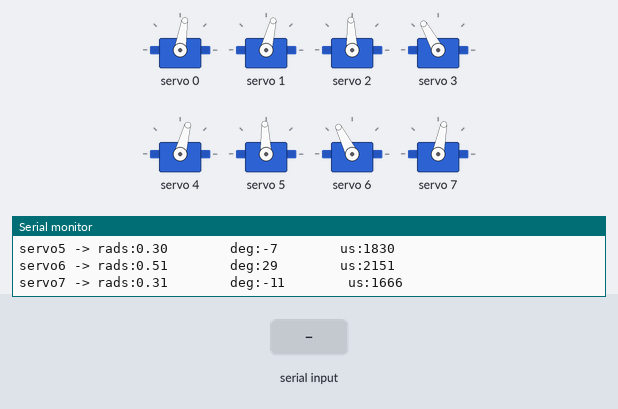
Simulated run of this sketch. Board: ESP32. On the bench: 8 × servo, the last lines printed to the serial monitor. The test bench sets the inputs (shaded band).

Above: at 1.7 s.
1.8 s: "1" received over Serial
At 1.98 s:
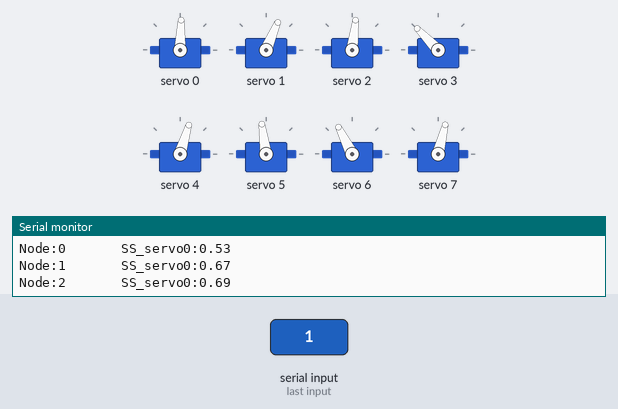
4.8 s: "0" received over Serial
At 5.2 s:
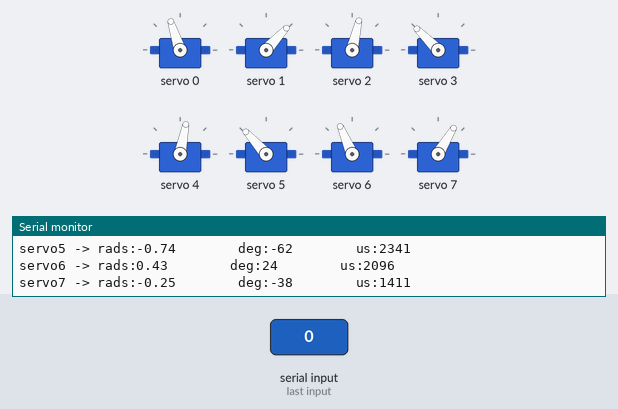
6.3 s: "1" received over Serial
At 8.1 s:
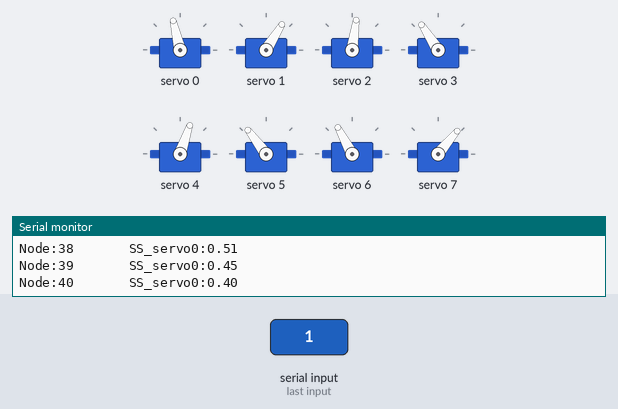
Timing chart, 0 to 9.6 s (numbered marks = the images above; inputs shaded):
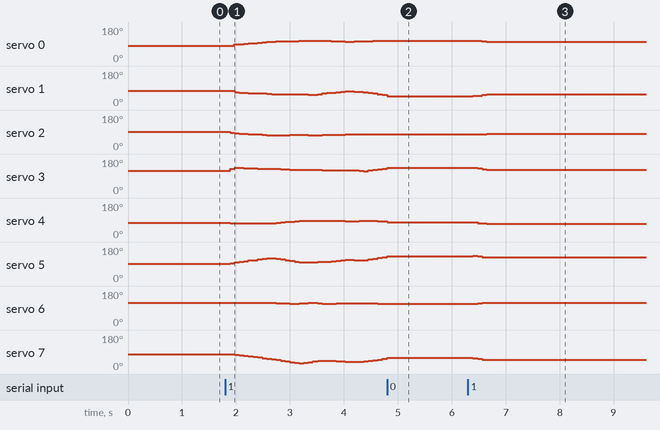

The sketch:

step_up_hind_eps6.ino
```cpp
//Gait template
//FIRST STEP OF LEG 1 MODIFIED
#include <Wire.h>
#include <Adafruit_PWMServoDriver.h>

Adafruit_PWMServoDriver pca9685 = Adafruit_PWMServoDriver();

#define SERVO_FREQ 300
#define SER0 0 //Hip 1
#define SER1 1 //Knee 1
#define SER2 2 //Hip 2
#define SER3 3 //Knee 2
#define SER4 4 //Hip 3
#define SER5 5 //Knee 3
#define SER6 6 //Hip 4
#define SER7 7 //Knee 4

float SS_servo0[] = { 0.29778889,  0.28089719,  0.15526608,  0.08754312,  0.04024765, -0.00456085, -0.0489753 , -0.09691065, -0.15028241, -0.20229226, -0.24286404, -0.25743709, -0.26414067, -0.26952727, -0.28092138, -0.29448415, -0.31139468, -0.33053658, -0.34992864, -0.35983137, -0.34420833, -0.32066769, -0.30164234, -0.29294322, -0.28009987, -0.25308055, -0.22980691, -0.23080927, -0.24782866, -0.25771182, -0.27312702, -0.29429537, -0.3134938 , -0.32945106, -0.34196733, -0.35284329, -0.36002267, -0.34753359, -0.31690035, -0.28259253, -0.23806763};
float SS_servo1[] = {0.59048526, 0.57282171, 0.64284644, 0.63777346, 0.6095475 , 0.58078081, 0.54962123, 0.52114436, 0.50218547, 0.49408249, 0.49253833, 0.4912533 , 0.47934109, 0.46520925, 0.4549925 , 0.44915056, 0.44535654, 0.44284561, 0.44348641, 0.42642039, 0.36842257, 0.31694923, 0.27393442, 0.24597598, 0.21764531, 0.17170381, 0.13047617, 0.12166113, 0.14515366, 0.16529926, 0.20970201, 0.2827278 , 0.35341848, 0.42883824, 0.50645326, 0.5837327 , 0.64332787, 0.64545419, 0.59180795, 0.53246757, 0.48117464};
float SS_servo2[] = {-0.02587535, -0.14846561, -0.2293279 , -0.26602961, -0.29407059, -0.32105047, -0.35124316, -0.38247092, -0.41736854, -0.45445525, -0.47393377, -0.46416631, -0.45119243, -0.43828667, -0.4298085 , -0.4273938 , -0.428895  , -0.43224624, -0.43959425, -0.4443601 , -0.44295771, -0.43582098, -0.42828585, -0.42056065, -0.41536445, -0.40941513, -0.4013414 , -0.39449344, -0.37426807, -0.34751642, -0.33788604, -0.35315599, -0.36722993, -0.37712591, -0.3835502 , -0.39148833, -0.39681374, -0.38637696, -0.35443315, -0.3190176 , -0.27269995};
float SS_servo3[] = {0.53323376, 0.66523887, 0.69478399, 0.65314434, 0.59875798, 0.54309969, 0.49027275, 0.43803473, 0.39252853, 0.35866204, 0.33619559, 0.31933191, 0.29854097, 0.2769695 , 0.25913537, 0.24824512, 0.24052532, 0.23346209, 0.23126585, 0.21202894, 0.1819786 , 0.17607135, 0.1816685 , 0.18821254, 0.19538533, 0.20316962, 0.21301259, 0.2170339 , 0.20473313, 0.16293484, 0.15506715, 0.21590057, 0.28672705, 0.35689305, 0.43079508, 0.505837  , 0.55899652, 0.56326647, 0.51077212, 0.44988028, 0.40073001};
float SS_servo4[] = {0.44163784, 0.48256302, 0.49581669, 0.49998251, 0.50450203, 0.51047659, 0.51588583, 0.52066202, 0.52315474, 0.52278954, 0.50386199, 0.45185074, 0.3957859 , 0.34225374, 0.2884584 , 0.24258951, 0.20756704, 0.17864072, 0.17547779, 0.18513066, 0.17912913, 0.17338812, 0.17400258, 0.18310661, 0.19933629, 0.22061447, 0.24436476, 0.25472298, 0.23693299, 0.21954411, 0.22187273, 0.20922693, 0.21569471, 0.2382413 , 0.27340422, 0.31847968, 0.36549219, 0.41773944, 0.47671992, 0.52162159, 0.52458125};
float SS_servo5[] = { 0.30386583,  0.25812712,  0.19505053,  0.1264789 ,  0.05365102, -0.02090549, -0.09678815, -0.17387665, -0.24764923, -0.31110494, -0.33633665, -0.30105125, -0.26239995, -0.22665649, -0.19072196, -0.1615315 , -0.14101722, -0.12715128, -0.13449295, -0.16501753, -0.19891331, -0.21877126, -0.24371835, -0.27196705, -0.30208893, -0.34064989, -0.3785958 , -0.39550778, -0.37006241, -0.33769982, -0.37656178, -0.47638519, -0.55615958, -0.61790563, -0.66701482, -0.70536651, -0.74280263, -0.71694841, -0.57655027, -0.4446905 , -0.44147767};
float SS_servo6[] = {0.51179013, 0.52386378, 0.51919713, 0.51867158, 0.51609757, 0.51815247, 0.52025775, 0.52270574, 0.52358954, 0.52214472, 0.51772815, 0.50164645, 0.47762874, 0.45396262, 0.43904834, 0.44369802, 0.45821317, 0.46969339, 0.51296212, 0.53090241, 0.47941114, 0.45354979, 0.45169109, 0.45181238, 0.45726292, 0.46610246, 0.47937851, 0.48694631, 0.48438548, 0.48508102, 0.48349924, 0.46923686, 0.45588267, 0.4430509 , 0.43093691, 0.42421282, 0.43122513, 0.45170711, 0.48455642, 0.52166226, 0.52473455};
float SS_servo7[] = { 0.31090507,  0.29383265,  0.24570559,  0.17717233,  0.10707267,  0.03311181, -0.04256256, -0.12004909, -0.19458551, -0.25890508, -0.33146088, -0.4261505 , -0.53357286, -0.64065881, -0.73994417, -0.82468633, -0.8609857 , -0.81267506, -0.68770726, -0.56758223, -0.54676191, -0.55130086, -0.57198047, -0.58975244, -0.61226873, -0.64067395, -0.67095399, -0.687179  , -0.67536905, -0.66300542, -0.62864633, -0.5593852 , -0.4894596 , -0.42073593, -0.35089815, -0.28864117, -0.2542967 , -0.2633825 , -0.30686403, -0.35726833, -0.36224317};

int node=0;
int first=0;
int input=2;
int end_time=0;
int time_step=80000; // WAS 200 000
int steps = sizeof(SS_servo0)/sizeof(SS_servo0[0]);
int first_print=1;

// -------------------Joint configurations-------------------
int servo0=0;
int servo0_deg=0;
int servo1=0;
int servo1_deg=0;
int servo2=0;
int servo2_deg=0;
int servo3=0;
int servo3_deg=0;
int servo4=0;
int servo4_deg=0;
int servo5=0;
int servo5_deg=0;
int servo6=0;
int servo6_deg=0;
int servo7=0;
int servo7_deg=0;

void setup() {
  Serial.begin(115200);
  pca9685.begin();

  pca9685.setOscillatorFrequency(27000000); //Value between 24MHz and 27MHz, tuned for this setup
  pca9685.setPWMFreq(SERVO_FREQ);
  delay (500);

        servo0_deg=SS_servo0[0]/3.14159265*180;
        servo0=map(servo0_deg,-38,90,2200,1030);
        servo1_deg=SS_servo1[0]/3.14159265*180-servo0_deg;
        servo1=map(servo1_deg,-90,90,2600,950);
        servo2_deg=SS_servo2[0]/3.14159265*180;
        servo2=map(servo2_deg,-37,90,1500,2670);
        servo3_deg=SS_servo3[0]/3.14159265*180-servo2_deg;
        servo3=map(servo3_deg,-90,90,1100,2700);
        servo4_deg=SS_servo4[0]/3.14159265*180;
        servo4=map(servo4_deg,-90,38,2700,1500);
        servo5_deg=SS_servo5[0]/3.14159265*180-servo4_deg;
        servo5=map(servo5_deg,-90,90,2600,930);
        servo6_deg=SS_servo6[0]/3.14159265*180;
        servo6=map(servo6_deg,-90,38,850,2250);
        servo7_deg=SS_servo7[0]/3.14159265*180-servo6_deg;
        servo7=map(servo7_deg,-90,90,920,2620);

        pca9685.setPWM(SER0,0,servo0);
        pca9685.setPWM(SER1,0,servo1);
        pca9685.setPWM(SER2,0,servo2);
        pca9685.setPWM(SER3,0,servo3);
        pca9685.setPWM(SER4,0,servo4);
        pca9685.setPWM(SER5,0,servo5);
        pca9685.setPWM(SER6,0,servo6);
        pca9685.setPWM(SER7,0,servo7);

        Serial.print("Node:");
        Serial.println(node);
        Serial.print("servo0 -> rads:");
        Serial.print(SS_servo0[node]);
        Serial.print("        deg:");
        Serial.print(servo0_deg);
        Serial.print("        us:");
        Serial.println(servo0);
        Serial.print("servo1 -> rads:");
        Serial.print(SS_servo1[node]);
        Serial.print("        deg:");
        Serial.print(servo1_deg);
        Serial.print("        us:");
        Serial.println(servo1);
        Serial.print("servo2 -> rads:");
        Serial.print(SS_servo2[node]);
        Serial.print("        deg:");
        Serial.print(servo2_deg);
        Serial.print("        us:");
        Serial.println(servo2);
        Serial.print("servo3 -> rads:");
        Serial.print(SS_servo3[node]);
        Serial.print("        deg:");
        Serial.print(servo3_deg);
        Serial.print("        us:");
        Serial.println(servo3);
        Serial.print("servo4 -> rads:");
        Serial.print(SS_servo4[node]);
        Serial.print("        deg:");
        Serial.print(servo4_deg);
        Serial.print("        us:");
        Serial.println(servo4);
        Serial.print("servo5 -> rads:");
        Serial.print(SS_servo5[node]);
        Serial.print("        deg:");
        Serial.print(servo5_deg);
        Serial.print("        us:");
        Serial.println(servo5);
        Serial.print("servo6 -> rads:");
        Serial.print(SS_servo6[node]);
        Serial.print("        deg:");
        Serial.print(servo6_deg);
        Serial.print("        us:");
        Serial.println(servo6);
        Serial.print("servo7 -> rads:");
        Serial.print(SS_servo7[node]);
        Serial.print("        deg:");
        Serial.print(servo7_deg);
        Serial.print("        us:");
        Serial.println(servo7);

}

void loop()
{
  if(Serial.available()>0)
  {
    first=Serial.read();
    if(first=='1')
    {
      input=1;
    }
    if(first=='0')
    {
      input=0;
    }
  }
  if(input==1)
  {
      if(esp_timer_get_time()>=end_time)
      {
        servo0_deg=SS_servo0[node]/3.14159265*180;
        servo0=map(servo0_deg,-38,90,2200,1030);
        servo1_deg=SS_servo1[node]/3.14159265*180-servo0_deg;
        servo1=map(servo1_deg,-90,90,2600,950);
        servo2_deg=SS_servo2[node]/3.14159265*180;
        servo2=map(servo2_deg,-37,90,1500,2670);
        servo3_deg=SS_servo3[node]/3.14159265*180-servo2_deg;
        servo3=map(servo3_deg,-90,90,1100,2700);
        servo4_deg=SS_servo4[node]/3.14159265*180;
        servo4=map(servo4_deg,-90,38,2700,1500);
        servo5_deg=SS_servo5[node]/3.14159265*180-servo4_deg;
        servo5=map(servo5_deg,-90,90,2600,930);
        servo6_deg=SS_servo6[node]/3.14159265*180;
        servo6=map(servo6_deg,-90,38,850,2250);
        servo7_deg=SS_servo7[node]/3.14159265*180-servo6_deg;
        servo7=map(servo7_deg,-90,90,920,2620);

        pca9685.setPWM(SER0,0,servo0);
        pca9685.setPWM(SER1,0,servo1);
        pca9685.setPWM(SER2,0,servo2);
        pca9685.setPWM(SER3,0,servo3);
        pca9685.setPWM(SER4,0,servo4);
        pca9685.setPWM(SER5,0,servo5);
        pca9685.setPWM(SER6,0,servo6);
        pca9685.setPWM(SER7,0,servo7);

        Serial.print("Node:");
        Serial.print(node);
        Serial.print("       SS_servo0:");
        Serial.println(SS_servo3[node]);
        node+=1;
        if(node>=steps)
           {
              input=0;
              node=steps-1;
            }
         end_time=esp_timer_get_time()+time_step;
      }
   }

  if(input == 0)
  {
        servo0_deg=SS_servo0[node]/3.14159265*180;
        servo0=map(servo0_deg,-38,90,2200,1030);
        servo1_deg=SS_servo1[node]/3.14159265*180-servo0_deg;
        servo1=map(servo1_deg,-90,90,2600,950);
        servo2_deg=SS_servo2[node]/3.14159265*180;
        servo2=map(servo2_deg,-37,90,1500,2670);
        servo3_deg=SS_servo3[node]/3.14159265*180-servo2_deg;
        servo3=map(servo3_deg,-90,90,1100,2700);
        servo4_deg=SS_servo4[node]/3.14159265*180;
        servo4=map(servo4_deg,-90,38,2700,1500);
        servo5_deg=SS_servo5[node]/3.14159265*180-servo4_deg;
        servo5=map(servo5_deg,-90,90,2600,930);
        servo6_deg=SS_servo6[node]/3.14159265*180;
        servo6=map(servo6_deg,-90,38,850,2250);
        servo7_deg=SS_servo7[node]/3.14159265*180-servo6_deg;
        servo7=map(servo7_deg,-90,90,920,2620);

        pca9685.setPWM(SER0,0,servo0);
        pca9685.setPWM(SER1,0,servo1);
        pca9685.setPWM(SER2,0,servo2);
        pca9685.setPWM(SER3,0,servo3);
        pca9685.setPWM(SER4,0,servo4);
        pca9685.setPWM(SER5,0,servo5);
        pca9685.setPWM(SER6,0,servo6);
        pca9685.setPWM(SER7,0,servo7);

        if(first_print==1)
        {
        first_print=0;
        Serial.print("Node:");
        Serial.println(node);
        Serial.print("servo0 -> rads:");
        Serial.print(SS_servo0[node]);
        Serial.print("        deg:");
        Serial.print(servo0_deg);
        Serial.print("        us:");
        Serial.println(servo0);
        Serial.print("servo1 -> rads:");
        Serial.print(SS_servo1[node]);
        Serial.print("        deg:");
        Serial.print(servo1_deg);
        Serial.print("        us:");
        Serial.println(servo1);
        Serial.print("servo2 -> rads:");
        Serial.print(SS_servo2[node]);
        Serial.print("        deg:");
        Serial.print(servo2_deg);
        Serial.print("        us:");
        Serial.println(servo2);
        Serial.print("servo3 -> rads:");
        Serial.print(SS_servo3[node]);
        Serial.print("        deg:");
        Serial.print(servo3_deg);
        Serial.print("        us:");
        Serial.println(servo3);
        Serial.print("servo4 -> rads:");
        Serial.print(SS_servo4[node]);
        Serial.print("        deg:");
        Serial.print(servo4_deg);
        Serial.print("        us:");
        Serial.println(servo4);
        Serial.print("servo5 -> rads:");
        Serial.print(SS_servo5[node]);
        Serial.print("        deg:");
        Serial.print(servo5_deg);
        Serial.print("        us:");
        Serial.println(servo5);
        Serial.print("servo6 -> rads:");
        Serial.print(SS_servo6[node]);
        Serial.print("        deg:");
        Serial.print(servo6_deg);
        Serial.print("        us:");
        Serial.println(servo6);
        Serial.print("servo7 -> rads:");
        Serial.print(SS_servo7[node]);
        Serial.print("        deg:");
        Serial.print(servo7_deg);
        Serial.print("        us:");
        Serial.println(servo7);
        }

  }
}
```

Measured:
- after the input at 4.8 s, servo 0: stays 108° (without the input it goes to 107° after 0.16 s); servo 2: stays 77° (without the input it goes to 78° after 0.25 s); servo 6: stays 113° (without the input it goes to 115° after 0.25 s)
- after the input at 6.3 s, servo 0: 108° → 107° after 0.09 s, → 106° 0.09 s later, → 105° 0.09 s later, → 103° 0.09 s later; servo 1: 47° → 48° after 0.09 s, → 50° 0.09 s later, → 54° 0.09 s later, → 58° 0.08 s later
